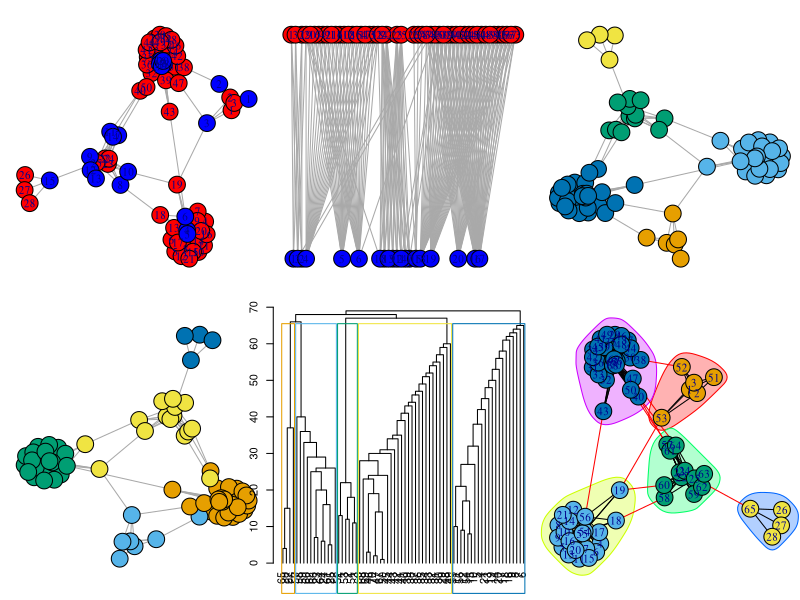

Write R code to recreate this figure.
rm(list=ls())
library(igraph)

nl <- 50
ns <- 20
nc <- 5

seq1 <- sample(1:(nl-1), nc-1, replace=F)
seq1 <- c(0, sort(seq1), nl)
seq2 <- sample(1:(ns-1), nc-1, replace=F)
seq2 <- c(0, sort(seq2), ns)

# simulate a nl by ns incidence matrix 'a'
a <- matrix(0, nl, ns)
for (i in 1:nc) {
  a[(seq1[i]+1):seq1[i+1], (seq2[i]+1):seq2[i+1]] <- 1
}
table(rowSums(a))
table(colSums(a))

prob <- 0.01 # This probability governs the extent of hard clustering (0 for pure hard clustering)
more.one <- sample(c(0,1), size=length(which(a==0)), replace=T, prob=c(1-prob,prob))
a[which(a==0)] <- more.one

g <- graph_from_incidence_matrix(a, directed=FALSE, weighted=NULL)
is.bipartite(g)

me <- cluster_infomap(g, nb.trials=100)
md <- cluster_fast_greedy(g)
ceb <- cluster_edge_betweenness(g)

max(membership(me))
max(md$membership)
max(ceb$membership)

par(mfrow=c(2,3))
par(mar=c(.5,.5,0,0))
plot(g, vertex.color=c(rep('red',nl), rep('blue',ns)), vertex.label=c(1:nl, 1:ns))
plot(g, vertex.color=c(rep('red',nl), rep('blue',ns)), vertex.label=c(1:nl, 1:ns), layout=layout_as_bipartite)
plot(g, vertex.color=membership(me), vertex.label='')
plot(g, vertex.color=md$membership, vertex.label='')
dendPlot(ceb, mode="hclust")
plot(ceb, g)


